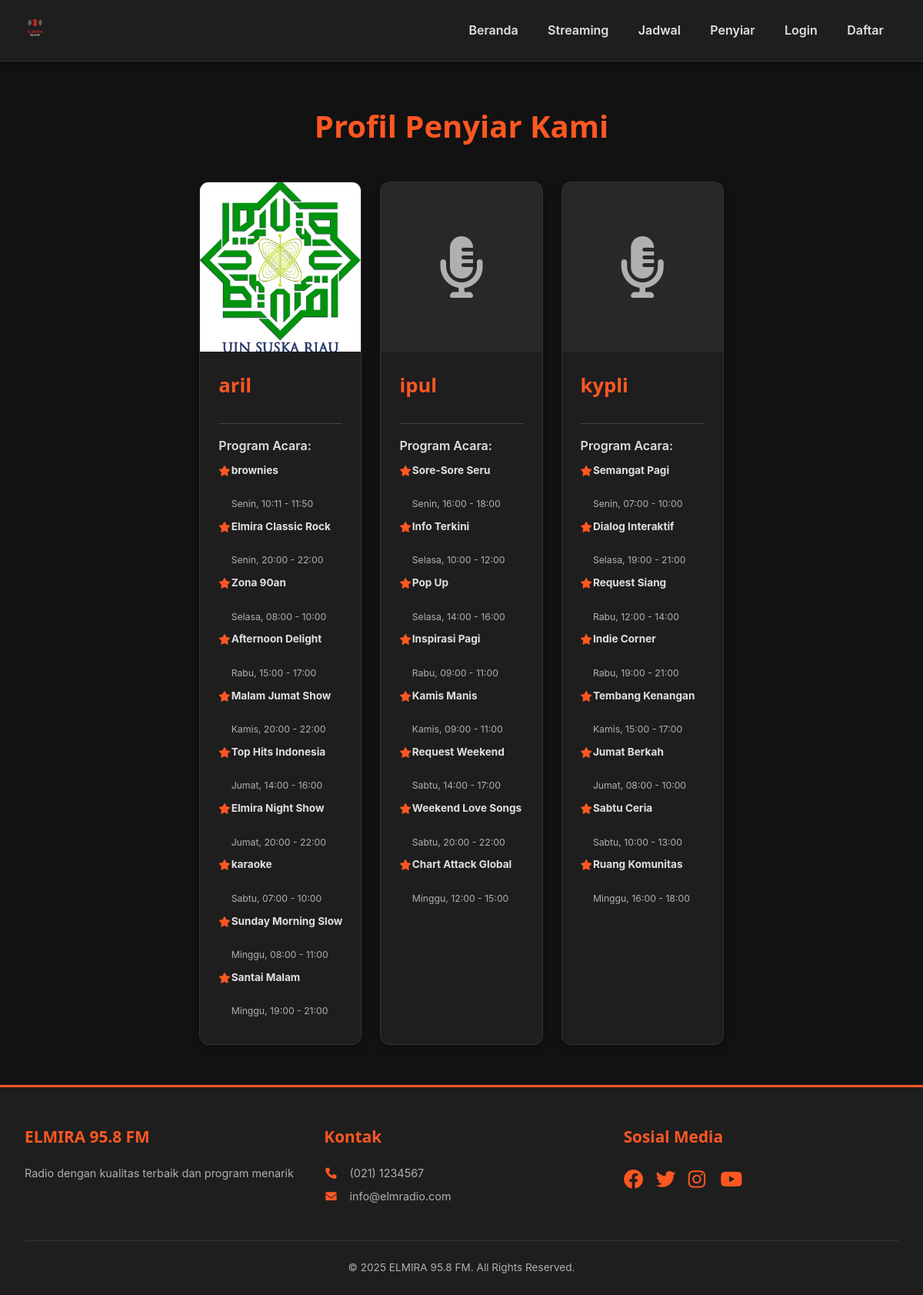
Screenshot of /penyiar.php with the database file from the repository.
### tables this page shows
CREATE TABLE `users` (
  `id` int(11) NOT NULL,
  `username` varchar(50) NOT NULL,
  `password` varchar(255) NOT NULL,
  `email` varchar(100) NOT NULL,
  `role` enum('admin','penyiar','user','owner') NOT NULL,
  `profile_image_url` varchar(255) DEFAULT NULL,
  `created_at` timestamp NOT NULL DEFAULT current_timestamp()
);

CREATE TABLE `programs` (
  `id` int(11) NOT NULL,
  `title` varchar(100) NOT NULL,
  `description` text DEFAULT NULL,
  `penyiar_id` int(11) DEFAULT NULL,
  `start_time` time NOT NULL,
  `end_time` time NOT NULL,
  `day_of_week` enum('Monday','Tuesday','Wednesday','Thursday','Friday','Saturday','Sunday') NOT NULL
);

### includes/config.php (called while the page is built, shortened)
<?php
if (!function_exists('isLoggedIn')) {
    function isLoggedIn() {
        return isset($_SESSION['user_id']);
    }
}
?>

### penyiar.php (the view, shortened to what this page needs)
<?php
require_once __DIR__ . '/includes/config.php';
$error_message = '';
$penyiars_data = [];
$days_of_week_display_map = [
    'Monday' => 'Senin', 'Tuesday' => 'Selasa', 'Wednesday' => 'Rabu',
    'Thursday' => 'Kamis', 'Friday' => 'Jumat', 'Saturday' => 'Sabtu',
    'Sunday' => 'Minggu'
];
try {
    $stmtPenyiar = $pdo->query(
        "SELECT id, username, email, profile_image_url
         FROM users
         WHERE role = 'penyiar'
         ORDER BY username ASC"
    );
    $penyiars = $stmtPenyiar->fetchAll(PDO::FETCH_ASSOC);
    if ($penyiars) {
        $stmtPrograms = $pdo->query(
            "SELECT penyiar_id, title, day_of_week, start_time, end_time
             FROM programs
             WHERE penyiar_id IS NOT NULL
             ORDER BY FIELD(day_of_week, 'Monday', 'Tuesday', 'Wednesday', 'Thursday', 'Friday', 'Saturday', 'Sunday'), start_time ASC"
        );
        $all_programs_raw = $stmtPrograms->fetchAll(PDO::FETCH_ASSOC);
        $programs_by_penyiar_id = [];
        foreach ($all_programs_raw as $prog) {
            $programs_by_penyiar_id[$prog['penyiar_id']][] = $prog;
        }
        foreach ($penyiars as $penyiar) {
            $penyiars_data[] = [
                'id' => $penyiar['id'],
                'username' => $penyiar['username'],
                'email' => $penyiar['email'],
                'profile_image_url' => $penyiar['profile_image_url'],
                'programs' => $programs_by_penyiar_id[$penyiar['id']] ?? []
            ];
        }
    }
} catch (PDOException $e) {
    $error_message = "Gagal memuat data penyiar: " . $e->getMessage();
    error_log("Penyiar Profile Page Error: " . $e->getMessage());
}
include __DIR__ . '/includes/header.php';
?>
<div class="penyiar-profile-container">
    <h1>Profil Penyiar Kami</h1>
    <?php if (empty($penyiars_data) && !$error_message): ?>
        <p style="text-align: center; margin-top: 2rem;">Belum ada data penyiar untuk ditampilkan.</p>
    <?php elseif (!empty($penyiars_data)): ?>
        <div class="penyiar-grid">
            <?php foreach ($penyiars_data as $penyiar): ?>
                <div class="penyiar-card">
                    <div class="penyiar-card-image">
                        <?php
                        $image_display_path = rtrim(BASE_PATH_PREFIX, '/') . '/assets/images/default-profile.png';
                        if (!empty($penyiar['profile_image_url'])) {
                            if (filter_var($penyiar['profile_image_url'], FILTER_VALIDATE_URL)) {
                                $image_display_path = htmlspecialchars($penyiar['profile_image_url']);
                            } elseif (defined('UPLOAD_URL_PROFILES')) {
                                $image_display_path = htmlspecialchars(UPLOAD_URL_PROFILES . $penyiar['profile_image_url']);
                            }
                        }
                        ?>
                        <?php if (!empty($penyiar['profile_image_url'])): ?>
                            <img src="<?php echo $image_display_path; ?>?t=<?php echo time();  ?>" alt="Foto <?php echo htmlspecialchars($penyiar['username']); ?>">
                        <?php else: ?>
                            <div class="penyiar-card-image-placeholder">
                                <i class="fas fa-microphone-alt"></i>
                            </div>
                        <?php endif; ?>
                    </div>
                    <div class="penyiar-card-info">
                        <h3><?php echo htmlspecialchars($penyiar['username']); ?></h3>
                        <?php if (!empty($penyiar['programs'])): ?>
                            <h4>Program Acara:</h4>
                            <ul class="penyiar-program-list">
                                <?php foreach ($penyiar['programs'] as $program): ?>
                                    <li>
                                        <strong><?php echo htmlspecialchars($program['title']); ?></strong><br>
                                        <small>
                                            <?php echo htmlspecialchars($days_of_week_display_map[$program['day_of_week']] ?? $program['day_of_week']); ?>,
                                            <?php echo date('H:i', strtotime($program['start_time'])); ?> - <?php echo date('H:i', strtotime($program['end_time'])); ?>
                                        </small>
                                    </li>
                                <?php endforeach; ?>
                            </ul>
                        <?php else: ?>
                            <p><small><em>Belum ada program yang ditugaskan untuk penyiar ini.</em></small></p>
                        <?php endif; ?>
                        </div>
                </div>
            <?php endforeach; ?>
        </div>
    <?php endif; ?>
</div>
<?php include __DIR__ . '/includes/footer.php'; ?>

### includes/header.php (shortened to what this page needs)
<?php
require_once __DIR__ . '/config.php';
$base_path_trimmed = rtrim(BASE_PATH_PREFIX, '/');
$isUserLoggedIn = isLoggedIn();
$currentUsername = $isUserLoggedIn ? htmlspecialchars(getCurrentUsername()) : null;
$isAdmin = $isUserLoggedIn ? isAdmin() : false;
$isPenyiar = $isUserLoggedIn ? isPenyiar() : false;
$isOwner = $isUserLoggedIn ? (function_exists('isOwner') && isOwner()) : false;
?>
<!DOCTYPE html>
<html lang="id">
<head>
    <link rel="stylesheet" href="<?php echo htmlspecialchars($base_path_trimmed); ?>/assets/css/style.css">
    <link rel="stylesheet" href="https://cdnjs.cloudflare.com/ajax/libs/font-awesome/6.0.0-beta3/css/all.min.css">
</head>
<body>
    <header>
        <a href="<?php echo htmlspecialchars($base_path_trimmed); ?>/index.php" class="logo-link">
            <img src="<?php echo htmlspecialchars($base_path_trimmed); ?>/assets/images/logo.png" alt="ELMIRA 95.8 FM" class="logo">
        </a>
        <nav>
            <ul>
                <li><a href="<?php echo htmlspecialchars($base_path_trimmed); ?>/index.php">Beranda</a></li>
                <li><a href="<?php echo htmlspecialchars($base_path_trimmed); ?>/streaming.php">Streaming</a></li>
                <li><a href="<?php echo htmlspecialchars($base_path_trimmed); ?>/schedule.php">Jadwal</a></li>
                <li><a href="<?php echo htmlspecialchars($base_path_trimmed); ?>/penyiar.php">Penyiar</a></li>
                <?php if ($isUserLoggedIn): ?>
                    <li><a href="<?php echo htmlspecialchars($base_path_trimmed); ?>/pesan_iklan.php">Request iklan</a></li>
                    <?php if ($isAdmin): ?>
                        <li><a href="<?php echo htmlspecialchars($base_path_trimmed); ?>/admin/dashboard.php">Admin Panel</a></li>
                    <?php elseif ($isPenyiar): ?>
                        <li><a href="<?php echo htmlspecialchars($base_path_trimmed); ?>/penyiar/dashboard.php">Penyiar Panel</a></li>
                    <?php elseif ($isOwner):  ?>
                        <li><a href="<?php echo htmlspecialchars($base_path_trimmed); ?>/owner/dashboard.php">Owner Panel</a></li>
                    <?php endif; ?>
                    <li><a href="<?php echo htmlspecialchars($base_path_trimmed); ?>/includes/auth.php?action=logout">Logout (<?php echo $currentUsername; ?>)</a></li>
                <?php else: ?>
                    <li><a href="<?php echo htmlspecialchars($base_path_trimmed); ?>/login.php">Login</a></li>
                    <li><a href="<?php echo htmlspecialchars($base_path_trimmed); ?>/register.php">Daftar</a></li>
                <?php endif; ?>
            </ul>
        </nav>
    </header>
    <main>

### includes/footer.php (shortened to what this page needs)
</main>
    <footer>
        <div class="footer-content">
            <div class="footer-section">
                <h4>ELMIRA 95.8 FM</h4>
                <p>Radio dengan kualitas terbaik dan program menarik</p>
            </div>
            <div class="footer-section">
                <h4>Kontak</h4>
                <p><i class="fas fa-phone"></i> (021) 1234567</p>
                <p><i class="fas fa-envelope"></i> info@elmradio.com</p>
            </div>
            <div class="footer-section">
                <h4>Sosial Media</h4>
                <div class="social-icons">
                    <a href="#"><i class="fab fa-facebook"></i></a>
                    <a href="#"><i class="fab fa-twitter"></i></a>
                    <a href="#"><i class="fab fa-instagram"></i></a>
                    <a href="#"><i class="fab fa-youtube"></i></a>
                </div>
            </div>
        </div>
        <div class="footer-bottom">
            <p>&copy; <?php echo date('Y'); ?> ELMIRA 95.8 FM. All Rights Reserved.</p>
        </div>
    </footer>
</body>
</html>

### rows the page displays
users: profile_image_url (picture), username "aril"
programs: title "brownies", day_of_week "Senin", start_time "10:11", end_time "11:50"
programs: title "Elmira Classic Rock", day_of_week "Senin", start_time "20:00", end_time "22:00"
programs: title "Zona 90an", day_of_week "Selasa", start_time "08:00", end_time "10:00"
programs: title "Afternoon Delight", day_of_week "Rabu", start_time "15:00", end_time "17:00"
programs: title "Malam Jumat Show", day_of_week "Kamis", start_time "20:00", end_time "22:00"
programs: title "Top Hits Indonesia", day_of_week "Jumat", start_time "14:00", end_time "16:00"
programs: title "Elmira Night Show", day_of_week "Jumat", start_time "20:00", end_time "22:00"
programs: title "karaoke", day_of_week "Sabtu", start_time "07:00", end_time "10:00"
programs: title "Sunday Morning Slow", day_of_week "Minggu", start_time "08:00", end_time "11:00"
programs: title "Santai Malam", day_of_week "Minggu", start_time "19:00", end_time "21:00"
users: username "ipul"
programs: title "Sore-Sore Seru", day_of_week "Senin", start_time "16:00", end_time "18:00"
programs: title "Info Terkini", day_of_week "Selasa", start_time "10:00", end_time "12:00"
programs: title "Pop Up", day_of_week "Selasa", start_time "14:00", end_time "16:00"
programs: title "Inspirasi Pagi", day_of_week "Rabu", start_time "09:00", end_time "11:00"
programs: title "Kamis Manis", day_of_week "Kamis", start_time "09:00", end_time "11:00"
programs: title "Request Weekend", day_of_week "Sabtu", start_time "14:00", end_time "17:00"
programs: title "Weekend Love Songs", day_of_week "Sabtu", start_time "20:00", end_time "22:00"
programs: title "Chart Attack Global", day_of_week "Minggu", start_time "12:00", end_time "15:00"
users: username "kypli"
programs: title "Semangat Pagi", day_of_week "Senin", start_time "07:00", end_time "10:00"
programs: title "Dialog Interaktif", day_of_week "Selasa", start_time "19:00", end_time "21:00"
programs: title "Request Siang", day_of_week "Rabu", start_time "12:00", end_time "14:00"
programs: title "Indie Corner", day_of_week "Rabu", start_time "19:00", end_time "21:00"
programs: title "Tembang Kenangan", day_of_week "Kamis", start_time "15:00", end_time "17:00"
programs: title "Jumat Berkah", day_of_week "Jumat", start_time "08:00", end_time "10:00"
programs: title "Sabtu Ceria", day_of_week "Sabtu", start_time "10:00", end_time "13:00"
programs: title "Ruang Komunitas", day_of_week "Minggu", start_time "16:00", end_time "18:00"
